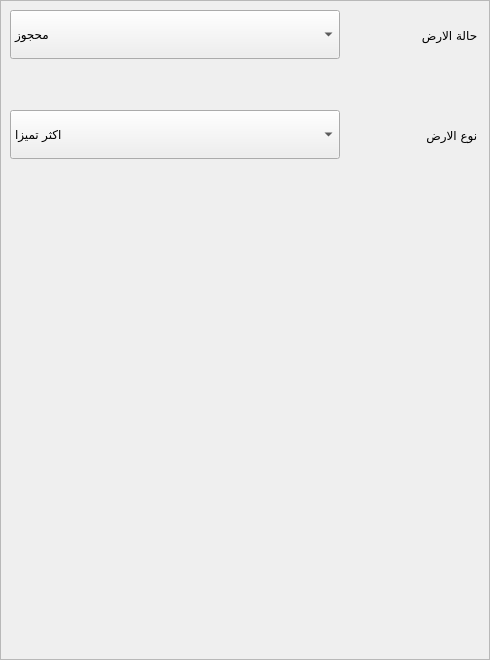
    <widget class="QFrame" name="Frame_Search_Lands">
     <property name="geometry">
      <rect>
       <x>0</x>
       <y>0</y>
       <width>490</width>
       <height>660</height>
      </rect>
     </property>
     <property name="frameShape">
      <enum>QFrame::StyledPanel</enum>
     </property>
     <property name="frameShadow">
      <enum>QFrame::Raised</enum>
     </property>
     <widget class="QLabel" name="label_859">
      <property name="geometry">
       <rect>
        <x>360</x>
        <y>120</y>
        <width>121</width>
        <height>31</height>
       </rect>
      </property>
      <property name="font">
       <font>
        <family>simplified arabic</family>
       </font>
      </property>
      <property name="text">
       <string> نوع الارض</string>
      </property>
     </widget>
     <widget class="QComboBox" name="comboBox_186">
      <property name="geometry">
       <rect>
        <x>10</x>
        <y>110</y>
        <width>330</width>
        <height>49</height>
       </rect>
      </property>
      <item>
       <property name="text">
        <string>اكثر تميزا</string>
       </property>
      </item>
      <item>
       <property name="text">
        <string>اجتماعي</string>
       </property>
      </item>
      <item>
       <property name="text">
        <string>صناعي</string>
       </property>
      </item>
      <item>
       <property name="text">
        <string>بيت وطن</string>
       </property>
      </item>
      <item>
       <property name="text">
        <string>سكني</string>
       </property>
      </item>
      <item>
       <property name="text">
        <string>خدمي</string>
       </property>
      </item>
     </widget>
     <widget class="QComboBox" name="comboBox_187">
      <property name="geometry">
       <rect>
        <x>10</x>
        <y>10</y>
        <width>330</width>
        <height>49</height>
       </rect>
      </property>
      <item>
       <property name="text">
        <string>محجوز</string>
       </property>
      </item>
      <item>
       <property name="text">
        <string>فضاء</string>
       </property>
      </item>
     </widget>
     <widget class="QLabel" name="label_861">
      <property name="geometry">
       <rect>
        <x>360</x>
        <y>20</y>
        <width>121</width>
        <height>31</height>
       </rect>
      </property>
      <property name="font">
       <font>
        <family>simplified arabic</family>
       </font>
      </property>
      <property name="text">
       <string> حالة الارض</string>
      </property>
     </widget>
    </widget>
